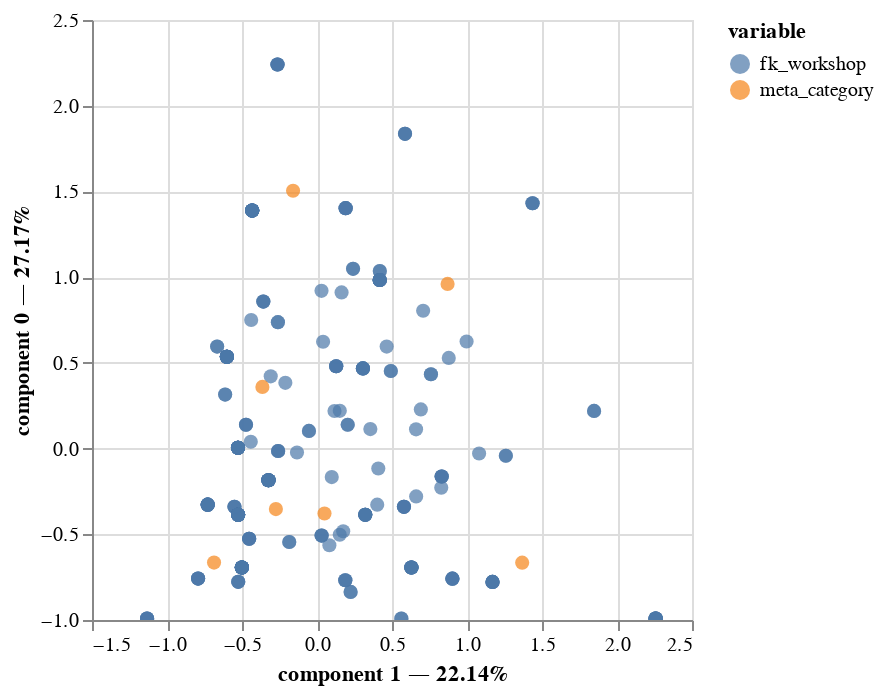

The notebook cell saved with this chart:
### Code cell
#contingency table where everything >0 equals 1
contingency_table_boolean = contingency_table.where(contingency_table <= 0, 1)
print(contingency_table_boolean)
ca = prince.CA(
    n_components=8,
    n_iter=3,
    copy=True,
    check_input=True,
    engine='sklearn',
    random_state=42
)
ca = ca.fit(contingency_table_boolean)


ca.eigenvalues_summary
ca.plot(
    contingency_table_boolean,
    x_component=1,
    y_component=0,
    show_row_markers=True,
    show_column_markers=True,
    show_row_labels=False,
    show_column_labels=False
)

### Figure 1 — Vega-Lite specification as saved in the notebook (floating-point values rounded to 4 significant figures; data arrays with more than 128 entries replaced by an {"elided": "..."} marker saying what was removed)
{"config": {"view": {"continuousWidth": 300, "continuousHeight": 300}}, "layer": [{"data": {"name": "data-87093093cd5b3f55e2c38761264c6707"}, "mark": {"type": "circle", "size": 50}, "encoding": {"color": {"field": "variable", "type": "nominal"}, "tooltip": [{"field": "variable", "type": "nominal"}, {"field": "value", "type": "nominal"}, {"field": "component 1", "type": "quantitative"}, {"field": "component 0", "type": "quantitative"}], "x": {"axis": {"title": "component 1 — 22.14%"}, "field": "component 1", "scale": {"zero": false}, "type": "quantitative"}, "y": {"axis": {"title": "component 0 — 27.17%"}, "field": "component 0", "scale": {"zero": false}, "type": "quantitative"}}, "name": "view_4"}, {"data": {"name": "data-875217167521578ace637bee4df87cd0"}, "mark": {"type": "circle", "size": 50}, "encoding": {"color": {"field": "variable", "type": "nominal"}, "tooltip": [{"field": "variable", "type": "nominal"}, {"field": "value", "type": "nominal"}, {"field": "component 1", "type": "quantitative"}, {"field": "component 0", "type": "quantitative"}], "x": {"axis": {"title": "component 1 — 22.14%"}, "field": "component 1", "scale": {"zero": false}, "type": "quantitative"}, "y": {"axis": {"title": "component 0 — 27.17%"}, "field": "component 0", "scale": {"zero": false}, "type": "quantitative"}}}], "params": [{"name": "param_4", "select": {"type": "interval", "encodings": ["x", "y"]}, "bind": "scales", "views": ["view_4"]}], "$schema": "https://vega.github.io/schema/vega-lite/v5.20.1.json", "datasets": {"data-87093093cd5b3f55e2c38761264c6707": {"elided": "246 records"}, "data-875217167521578ace637bee4df87cd0": [{"component 0": 0.9605, "component 1": 0.8706, "component 2": -1.251, "component 3": 0.4182, "component 4": 0.02626, "component 5": -0.1643, "variable": "meta_category", "value": "1", "label": 1}, {"component 0": 1.504, "component 1": -0.1595, "component 2": 1.143, "component 3": 0.5582, "component 4": 0.1177, "component 5": 0.05768, "variable": "meta_category", "value": "2", "label": 2}, {"component 0": 0.3595, "component 1": -0.364, "component 2": -0.09545, "component 3": -0.7269, "component 4": -0.3161, "component 5": -0.04966, "variable": "meta_category", "value": "3", "label": 3}, {"component 0": -0.6656, "component 1": 1.368, "component 2": 0.6602, "component 3": -0.1834, "component 4": -0.2235, "component 5": -0.2712, "variable": "meta_category", "value": "4", "label": 4}, {"component 0": -0.3531, "component 1": -0.2741, "component 2": -0.03728, "component 3": -0.08329, "component 4": 0.6964, "component 5": -0.2529, "variable": "meta_category", "value": "5", "label": 5}, {"component 0": -0.6652, "component 1": -0.6864, "component 2": -0.09476, "component 3": 0.756, "component 4": -0.5524, "component 5": -0.3361, "variable": "meta_category", "value": "6", "label": 6}, {"component 0": -0.3786, "component 1": 0.04998, "component 2": -0.08272, "component 3": 0.1156, "component 4": 0.026, "component 5": 0.7732, "variable": "meta_category", "value": "7", "label": 7}]}}
